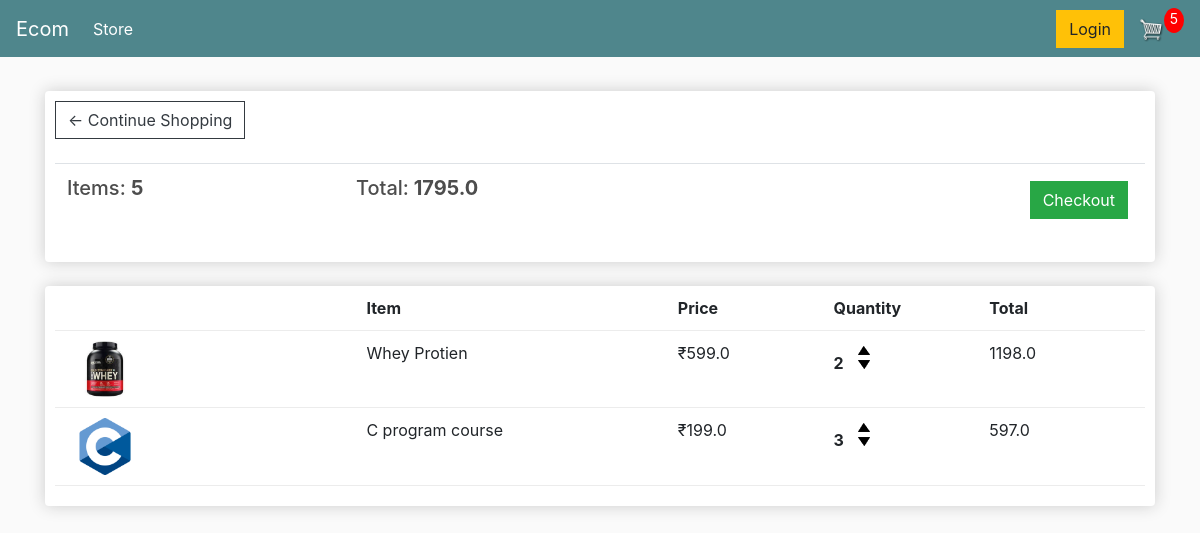
The app's page /cart (signed in) with its own data.
### store/models.py (models this page shows, shortened)
class Order(models.Model):
    customer=models.ForeignKey(Customer,on_delete=models.SET_NULL,blank=True,null=True)
    date_ordered=models.DateTimeField(auto_now_add=True)
    complete=models.BooleanField(default=False,null=True,blank=False)
    transaction_id=models.CharField(max_length=200,null=True)
    @property
    def get_cart_total(self):
        orderitems=self.orderitem_set.all()
        total=sum([item.get_total for item in orderitems])
        return total
    @property
    def get_cart_items(self):
        orderitems=self.orderitem_set.all()
        total=sum([item.quantity for item in orderitems])
        return total

class OrderItem(models.Model):
    product=models.ForeignKey(Product,on_delete=models.SET_NULL,blank=True,null=True)
    order=models.ForeignKey(Order,on_delete=models.SET_NULL,blank=True,null=True)
    quantity=models.IntegerField(default=0,null=True,blank=True)
    date_added=models.DateTimeField(auto_now_add=True)
    @property
    def get_total(self):
        total=self.product.price*self.quantity
        return total

class Product(models.Model):
    name=models.CharField(max_length=200,null=True)
    price=models.FloatField()
    digital=models.BooleanField(default=False,null=True,blank=False)
    image=models.ImageField(null=True,blank=True)
    @property
    def imageURL(self):
        try:
            url=self.image.url
        except:
            url=""
        return url

### store/views.py (the view)
# urls.py: path('cart',views.cart,name='cart'),
def  cart(request):
    if request.user.is_authenticated:
        customer=request.user.customer
        order,created=Order.objects.get_or_create(customer=customer,complete=False)
        items=order.orderitem_set.all()
        cartItems=order.get_cart_items
    else:
        items=[]
        order={'get_cart_total':0,'get_cart_items':0}
        cartItems=order['get_cart_items']
    context={'items':items,'order':order,'cartItems':cartItems}
    return render(request,'cart.html',context)

### templates/cart.html
{% extends 'main.html' %}
{% load static %}
{% block content %}
	<div class="row">
		<div class="col-lg-12">
			<div class="box-element">
				<a  class="btn btn-outline-dark" href="{% url 'store' %}">&#x2190; Continue Shopping</a>
				<br>
				<br>
				<table class="table">
					<tr>
						<th><h5>Items: <strong>{{order.get_cart_items}}</strong></h5></th>
						<th><h5>Total:<strong> {{order.get_cart_total}}</strong></h5></th>
						<th>
							<a  style="float:right; margin:5px;" class="btn btn-success" href="{% url 'checkout' %}">Checkout</a>
						</th>
					</tr>
				</table>
			</div>
			<br>
			<div class="box-element">
				<div class="cart-row">
					<div style="flex:2"></div>
					<div style="flex:2"><strong>Item</strong></div>
					<div style="flex:1"><strong>Price</strong></div>
					<div style="flex:1"><strong>Quantity</strong></div>
					<div style="flex:1"><strong>Total</strong></div>
				</div>
				{% for item in items %}
				<div class="cart-row">
					<div style="flex:2"><img class="row-image" src="{{item.product.imageURL}}"></div>
					<div style="flex:2"><p>{{item.product.name}}</p></div>
					<div style="flex:1"><p>₹{{item.product.price}}</p></div>
					<div style="flex:1">
						<p class="quantity">{{item.quantity}}</p>
						<div class="quantity">
							<img class="chg-quantity update-cart" data-product={{item.product.id}} data-action="add" src="{% static  'images/arrow-up.png' %}">
							<img class="chg-quantity update-cart" data-product={{item.product.id}} data-action="remove" src="{% static  'images/arrow-down.png' %}">
						</div>
					</div>
					<div style="flex:1"><p>{{item.get_total}}</p></div>
				</div>
				{% endfor %}
			</div>
		</div>
	</div>
{% endblock content %}

### static/css/main.css (style rules this page uses)
body { background-color: hsl(0, 0%, 98%); }
h1,h2,h3,h4,h5,h6 { color:hsl(0, 0%, 30%); }
.box-element { box-shadow:hsl(0, 0%, 80%) 0 0 16px; background-color: #fff; border-radius: 4px; padding: 10px; }
.col-lg-4, .col-lg-6, .col-lg-8, .col-lg-12 { margin-top: 10px; }
.btn { border-radius: 0; }
.row-image { width: 100px; }
.cart-row { display: flex; align-items: flex-stretch; padding-bottom: 10px; margin-bottom: 10px; border-bottom: 1px solid #ececec; }
.quantity { display: inline-block; font-weight: 700; padding-right:10px; }
.chg-quantity { width: 12px; cursor: pointer; display: block; margin-top: 5px; transition:.1s; }

### records on screen
Order: get_cart_items "5", get_cart_total "1795.0"
OrderItem: product.imageURL (picture), product.name "Whey Protien", product.price "599.0", quantity "2", get_total "1198.0"
OrderItem: product.imageURL (picture), product.name "C program course", product.price "199.0", quantity "3", get_total "597.0"

### other values on screen
{{ cartItems }} "5"
